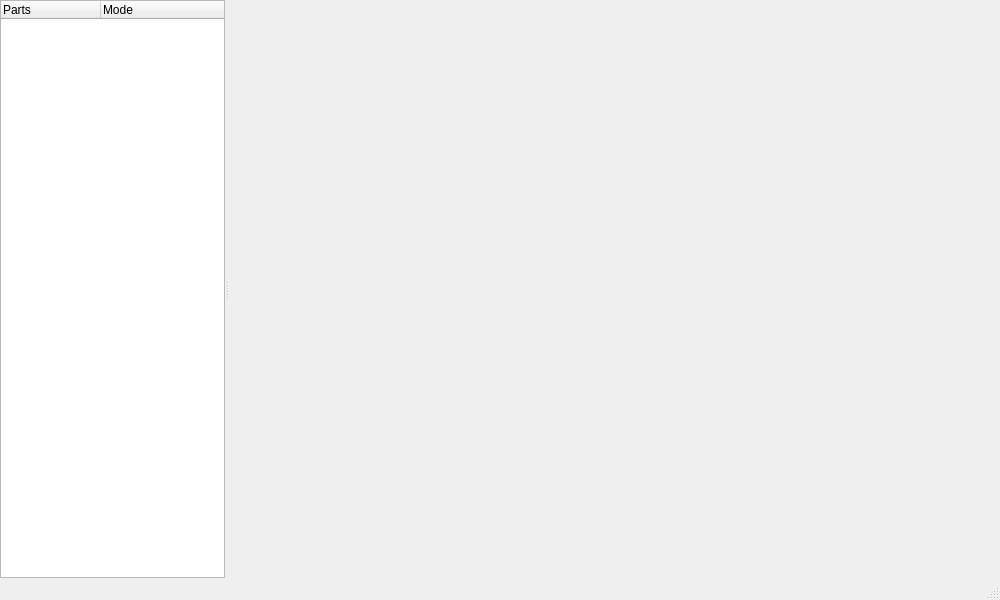
<?xml version="1.0" encoding="UTF-8"?>
<ui version="4.0">
 <class>MainWindow</class>
 <widget class="QMainWindow" name="MainWindow">
  <property name="geometry">
   <rect>
    <x>0</x>
    <y>0</y>
    <width>1000</width>
    <height>600</height>
   </rect>
  </property>
  <property name="windowTitle">
   <string>MainWindow</string>
  </property>
  <widget class="QWidget" name="centralWidget">
   <layout class="QVBoxLayout" name="verticalLayout">
    <property name="spacing">
     <number>0</number>
    </property>
    <property name="leftMargin">
     <number>0</number>
    </property>
    <property name="topMargin">
     <number>0</number>
    </property>
    <property name="rightMargin">
     <number>0</number>
    </property>
    <property name="bottomMargin">
     <number>0</number>
    </property>
    <item>
     <widget class="QSplitter" name="splitter">
      <property name="minimumSize">
       <size>
        <width>0</width>
        <height>0</height>
       </size>
      </property>
      <property name="orientation">
       <enum>Qt::Horizontal</enum>
      </property>
      <widget class="ModesTreeWidget" name="treeWidgetMode">
       <property name="sizePolicy">
        <sizepolicy hsizetype="Preferred" vsizetype="Expanding">
         <horstretch>0</horstretch>
         <verstretch>0</verstretch>
        </sizepolicy>
       </property>
       <property name="maximumSize">
        <size>
         <width>225</width>
         <height>16777215</height>
        </size>
       </property>
       <property name="animated">
        <bool>true</bool>
       </property>
       <attribute name="headerDefaultSectionSize">
        <number>100</number>
       </attribute>
       <column>
        <property name="text">
         <string>Parts</string>
        </property>
       </column>
       <column>
        <property name="text">
         <string>Mode</string>
        </property>
       </column>
      </widget>
      <widget class="QWidget" name="mainContainer" native="true"/>
     </widget>
    </item>
   </layout>
  </widget>
  <widget class="QMenuBar" name="menuBar">
   <property name="geometry">
    <rect>
     <x>0</x>
     <y>0</y>
     <width>1000</width>
     <height>21</height>
    </rect>
   </property>
  </widget>
  <widget class="QStatusBar" name="statusBar"/>
  <action name="actionOpen_Sequence_Tab">
   <property name="text">
    <string>Open Sequence Tab</string>
   </property>
  </action>
  <action name="actionRun_All">
   <property name="text">
    <string>Run All</string>
   </property>
  </action>
  <action name="actionCalibrate_All">
   <property name="text">
    <string>Calibrate All</string>
   </property>
  </action>
  <action name="actionHome_All">
   <property name="text">
    <string>Home All</string>
   </property>
  </action>
  <action name="actionIdle_All">
   <property name="text">
    <string>Idle All</string>
   </property>
  </action>
  <action name="actionGo_All">
   <property name="text">
    <string>Go All</string>
   </property>
  </action>
  <action name="actionRun_All_Sequences">
   <property name="text">
    <string>Run All Sequences</string>
   </property>
  </action>
  <action name="actionRun_All_Sequences_time">
   <property name="text">
    <string>Run All Sequences (time)</string>
   </property>
  </action>
  <action name="actionSave_All_Sequence">
   <property name="text">
    <string>Save All Sequence</string>
   </property>
  </action>
  <action name="actionLoad_All_Sequnces">
   <property name="text">
    <string>Load All Sequnces</string>
   </property>
  </action>
  <action name="actionCycle_All_Sequences">
   <property name="text">
    <string>Cycle All Sequences</string>
   </property>
  </action>
  <action name="actionStop_All_Sequences">
   <property name="text">
    <string>Stop All Sequences</string>
   </property>
  </action>
  <action name="actionRun_All_Parts">
   <property name="text">
    <string>Run All Parts</string>
   </property>
  </action>
  <action name="actionRun_All_Parts_2">
   <property name="text">
    <string>Run All Parts</string>
   </property>
  </action>
  <action name="actionHome_All_Parts">
   <property name="text">
    <string>Home All Parts</string>
   </property>
  </action>
 </widget>
 <layoutdefault spacing="6" margin="11"/>
 <customwidgets>
  <customwidget>
   <class>ModesTreeWidget</class>
   <extends>QTreeWidget</extends>
   <header>mainwindow.h</header>
  </customwidget>
 </customwidgets>
 <resources/>
 <connections/>
</ui>
